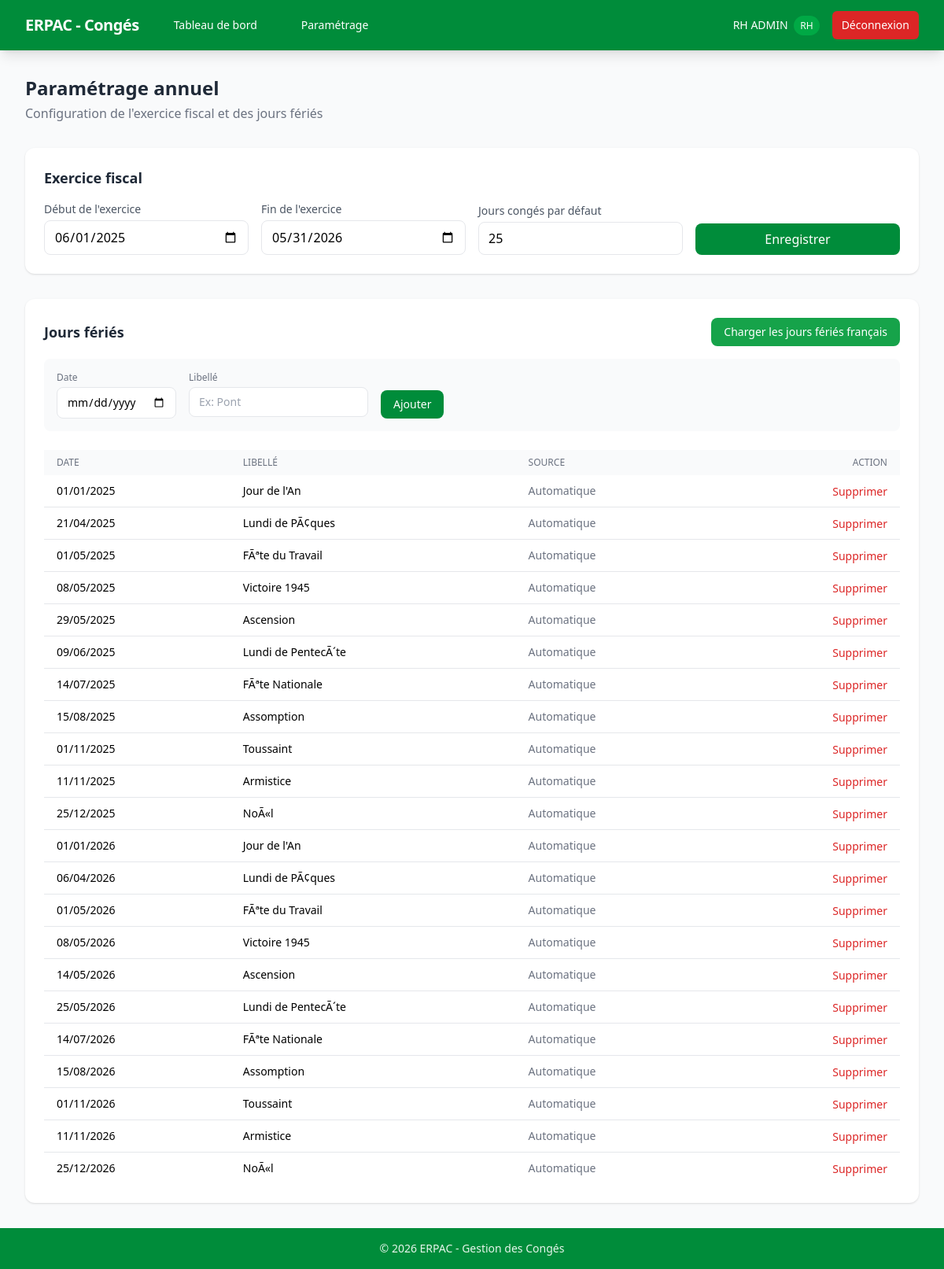
/rh/parametrage (signed in), run on an earlier commit of the app's database.
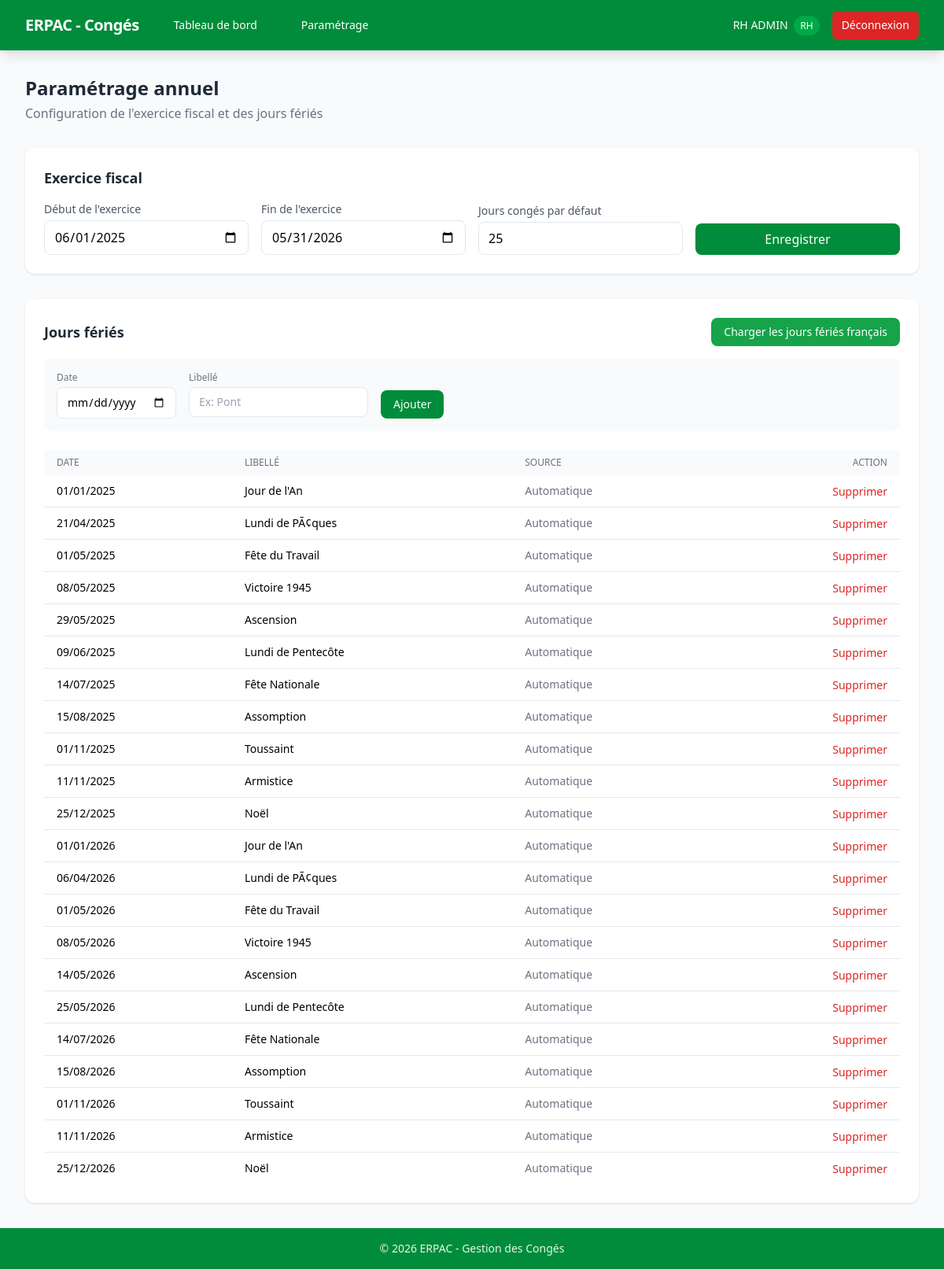
And on a later commit of the database.
### models/user.py (models this page shows, shortened)
class User(UserMixin, db.Model):
    __tablename__ = "users"
    id = db.Column(db.Integer, primary_key=True)
    nom = db.Column(db.String(100), nullable=False)
    prenom = db.Column(db.String(100), nullable=False)
    identifiant = db.Column(db.String(100), unique=True, nullable=False)
    mot_de_passe_hash = db.Column(db.String(200), nullable=False)
    role = db.Column(db.String(20), nullable=False, default="salarie")  # "rh" ou "salarie"
    actif = db.Column(db.Boolean, default=True)
    date_embauche = db.Column(db.Date, nullable=True)
    email = db.Column(db.String(120), nullable=True)  # pour les notifications
    conges = db.relationship(
        "Conge",
        foreign_keys="Conge.user_id",
        backref="utilisateur",
        lazy=True,
        cascade="all, delete-orphan",
    )
    allocations = db.relationship("AllocationConge", backref="utilisateur", lazy=True, cascade="all, delete-orphan")

### models/parametrage.py (models this page shows, shortened)
class ParametrageAnnuel(db.Model):
    __tablename__ = "parametrage_annuel"
    id = db.Column(db.Integer, primary_key=True)
    debut_exercice = db.Column(db.Date, nullable=False)
    fin_exercice = db.Column(db.Date, nullable=False)
    jours_conges_defaut = db.Column(db.Integer, nullable=False, default=25)
    actif = db.Column(db.Boolean, default=True)
    allocations = db.relationship("AllocationConge", backref="parametrage", lazy=True, cascade="all, delete-orphan")

### models/jour_ferie.py (models this page shows, shortened)
class JourFerie(db.Model):
    __tablename__ = "jours_feries"
    id = db.Column(db.Integer, primary_key=True)
    date_ferie = db.Column(db.Date, nullable=False)
    libelle = db.Column(db.String(100), nullable=False)
    annee = db.Column(db.Integer, nullable=False)
    auto_genere = db.Column(db.Boolean, default=True)
    __table_args__ = (db.UniqueConstraint("date_ferie", name="uq_date_ferie"),)

### routes/rh.py (the view, shortened to what this page needs)
@rh_bp.route("/parametrage", methods=["GET", "POST"])
@rh_required
def parametrage():
    param = get_parametrage_actif()
    jours_feries_list = []
    if param:
        annee_debut = param.debut_exercice.year
        annee_fin = param.fin_exercice.year
        jours_feries_list = JourFerie.query.filter(
            JourFerie.annee.in_([annee_debut, annee_fin])
        ).order_by(JourFerie.date_ferie).all()
    return render_template("rh/parametrage.html", parametrage=param, jours_feries=jours_feries_list)

### routes/rh.py (called while the page is built)
def rh_required(f):
    @wraps(f)
    @login_required
    def decorated_function(*args, **kwargs):
        if current_user.role != "rh":
            flash("Accès réservé aux gestionnaires RH.", "error")
            return redirect(url_for("auth.login"))
        return f(*args, **kwargs)
    return decorated_function

### services/solde.py (called while the page is built)
def get_parametrage_actif():
    return ParametrageAnnuel.query.filter_by(actif=True).first()

### templates/rh/parametrage.html (shortened to what this page needs)
{% extends "base.html" %}
{% block content %}
<div class="mb-8">
    <h1 class="text-2xl font-bold text-gray-800">Paramétrage annuel</h1>
    <p class="text-gray-500 mt-1">Configuration de l'exercice fiscal et des jours fériés</p>
</div>
<div class="bg-white rounded-xl shadow p-6 mb-8">
    <h2 class="text-lg font-semibold text-gray-800 mb-4">Exercice fiscal</h2>
    <form method="POST" class="grid grid-cols-1 md:grid-cols-4 gap-4 items-end">
        <div>
            <label class="block text-sm text-gray-600 mb-1">Début de l'exercice</label>
            <input type="date" name="debut_exercice" required
                   value="{{ parametrage.debut_exercice.strftime('%Y-%m-%d') if parametrage else '' }}"
                   class="w-full px-3 py-2 border rounded-lg focus:ring-2 focus:ring-erpac-primary">
        </div>
        <div>
            <label class="block text-sm text-gray-600 mb-1">Fin de l'exercice</label>
            <input type="date" name="fin_exercice" required
                   value="{{ parametrage.fin_exercice.strftime('%Y-%m-%d') if parametrage else '' }}"
                   class="w-full px-3 py-2 border rounded-lg focus:ring-2 focus:ring-erpac-primary">
        </div>
        <div>
            <label class="block text-sm text-gray-600 mb-1">Jours congés par défaut</label>
            <input type="number" name="jours_conges_defaut" min="0" required
                   value="{{ parametrage.jours_conges_defaut if parametrage else 25 }}"
                   class="w-full px-3 py-2 border rounded-lg focus:ring-2 focus:ring-erpac-primary">
        </div>
        <div>
            <button type="submit" class="bg-erpac-primary hover:bg-erpac-dark text-white font-medium py-2 px-6 rounded-lg transition w-full">
                Enregistrer
            </button>
        </div>
    </form>
</div>
<div class="bg-white rounded-xl shadow p-6">
    <div class="flex items-center justify-between mb-4">
        <h2 class="text-lg font-semibold text-gray-800">Jours fériés</h2>
        <form method="POST" class="inline">
            <button type="submit" class="bg-green-600 hover:bg-green-700 text-white text-sm font-medium py-2 px-4 rounded-lg transition">
                Charger les jours fériés français
            </button>
        </form>
    </div>
    <form method="POST" class="flex flex-wrap gap-4 mb-6 p-4 bg-gray-50 rounded-lg">
        <div>
            <label class="block text-xs text-gray-500 mb-1">Date</label>
            <input type="date" name="date_ferie" required class="px-3 py-2 border rounded-lg text-sm focus:ring-2 focus:ring-erpac-primary">
        </div>
        <div>
            <label class="block text-xs text-gray-500 mb-1">Libellé</label>
            <input type="text" name="libelle_ferie" placeholder="Ex: Pont" class="px-3 py-2 border rounded-lg text-sm focus:ring-2 focus:ring-erpac-primary">
        </div>
        <div class="flex items-end">
            <button type="submit" class="bg-erpac-primary hover:bg-erpac-dark text-white text-sm font-medium py-2 px-4 rounded-lg transition">
                Ajouter
            </button>
        </div>
    </form>
    {% if jours_feries %}
    <table class="w-full">
        <thead class="bg-gray-50">
            <tr>
                <th class="px-4 py-2 text-left text-xs font-medium text-gray-500 uppercase">Date</th>
                <th class="px-4 py-2 text-left text-xs font-medium text-gray-500 uppercase">Libellé</th>
                <th class="px-4 py-2 text-left text-xs font-medium text-gray-500 uppercase">Source</th>
                <th class="px-4 py-2 text-right text-xs font-medium text-gray-500 uppercase">Action</th>
            </tr>
        </thead>
        <tbody class="divide-y divide-gray-200">
            {% for jf in jours_feries %}
            <tr class="hover:bg-gray-50">
                <td class="px-4 py-2 text-sm">{{ jf.date_ferie.strftime('%d/%m/%Y') }}</td>
                <td class="px-4 py-2 text-sm font-medium">{{ jf.libelle }}</td>
                <td class="px-4 py-2 text-sm text-gray-500">{{ 'Automatique' if jf.auto_genere else 'Manuel' }}</td>
                <td class="px-4 py-2 text-right">
                    <form method="POST" class="inline" onsubmit="return confirm('Supprimer ce jour férié ?')">
                        <button type="submit" class="text-red-600 hover:text-red-800 text-sm">Supprimer</button>
                    </form>
                </td>
            </tr>
            {% endfor %}
        </tbody>
    </table>
    {% else %}
    <p class="text-gray-500 text-center py-8">Aucun jour férié configuré. Cliquez sur "Charger les jours fériés français" pour commencer.</p>
    {% endif %}
</div>
{% endblock %}

### templates/base.html (shortened to what this page needs)
<!DOCTYPE html>
<html lang="fr">
<head>
    <link rel="stylesheet" href="{{ url_for('static', filename='css/tailwind.css') }}">
    <link rel="stylesheet" href="{{ url_for('static', filename='css/custom.css') }}">
</head>
<body class="bg-gray-50 min-h-screen flex flex-col">
    {% if current_user.is_authenticated %}
    <nav class="bg-erpac-primary text-white shadow-lg">
        <div class="max-w-7xl mx-auto px-4 sm:px-6 lg:px-8">
            <div class="flex items-center justify-between h-16">
                <div class="flex items-center space-x-8">
                    <span class="text-xl font-bold tracking-tight">ERPAC - Congés</span>
                    {% if current_user.role == 'rh' %}
                    <a href="{{ url_for('rh.dashboard') }}" class="hover:bg-erpac-dark px-3 py-2 rounded-md text-sm font-medium">Tableau de bord</a>
                    <a href="{{ url_for('rh.parametrage') }}" class="hover:bg-erpac-dark px-3 py-2 rounded-md text-sm font-medium">Paramétrage</a>
                    {% else %}
                    <a href="{{ url_for('salarie.accueil') }}" class="hover:bg-erpac-dark px-3 py-2 rounded-md text-sm font-medium">Mes congés</a>
                    <a href="{{ url_for('salarie.calendrier') }}" class="hover:bg-erpac-dark px-3 py-2 rounded-md text-sm font-medium">Calendrier</a>
                    {% endif %}
                </div>
                <div class="flex items-center space-x-4">
                    <span class="text-sm">{{ current_user.prenom }} {{ current_user.nom }}
                        <span class="bg-erpac-light text-xs px-2 py-1 rounded-full ml-1">{{ current_user.role|upper }}</span>
                    </span>
                    <a href="{{ url_for('auth.logout') }}" class="bg-red-600 hover:bg-red-700 px-3 py-2 rounded-md text-sm font-medium transition">Déconnexion</a>
                </div>
            </div>
        </div>
    </nav>
    {% endif %}
    <main class="flex-1">
        <div class="max-w-7xl mx-auto px-4 sm:px-6 lg:px-8 py-8">
            {% block content %}{% endblock %}
        </div>
    </main>
    <footer class="bg-erpac-primary text-erpac-100 text-center py-4 text-sm">
        &copy; {{ now().year if now is defined else "2026" }} ERPAC - Gestion des Congés
    </footer>
</body>
</html>

### static/css/custom.css (style rules this page uses)
* { transition-property: background-color, border-color, color, fill, stroke; transition-duration: 150ms; transition-timing-function: cubic-bezier(0.4, 0, 0.2, 1); }

What changed in the data, as far as the page shows it:
changed JourFerie (number 3 of 22 on the later page): libelle "FÃªte du Travail" → "Fête du Travail"
changed JourFerie (number 6 of 22 on the later page): libelle "Lundi de PentecÃ´te" → "Lundi de Pentecôte"
changed JourFerie (number 7 of 22 on the later page): libelle "FÃªte Nationale" → "Fête Nationale"
changed JourFerie (number 11 of 22 on the later page): libelle "NoÃ«l" → "Noël"
changed JourFerie (number 14 of 22 on the later page): libelle "FÃªte du Travail" → "Fête du Travail"
changed JourFerie (number 17 of 22 on the later page): libelle "Lundi de PentecÃ´te" → "Lundi de Pentecôte"
changed JourFerie (number 18 of 22 on the later page): libelle "FÃªte Nationale" → "Fête Nationale"
changed JourFerie (number 22 of 22 on the later page): libelle "NoÃ«l" → "Noël"
